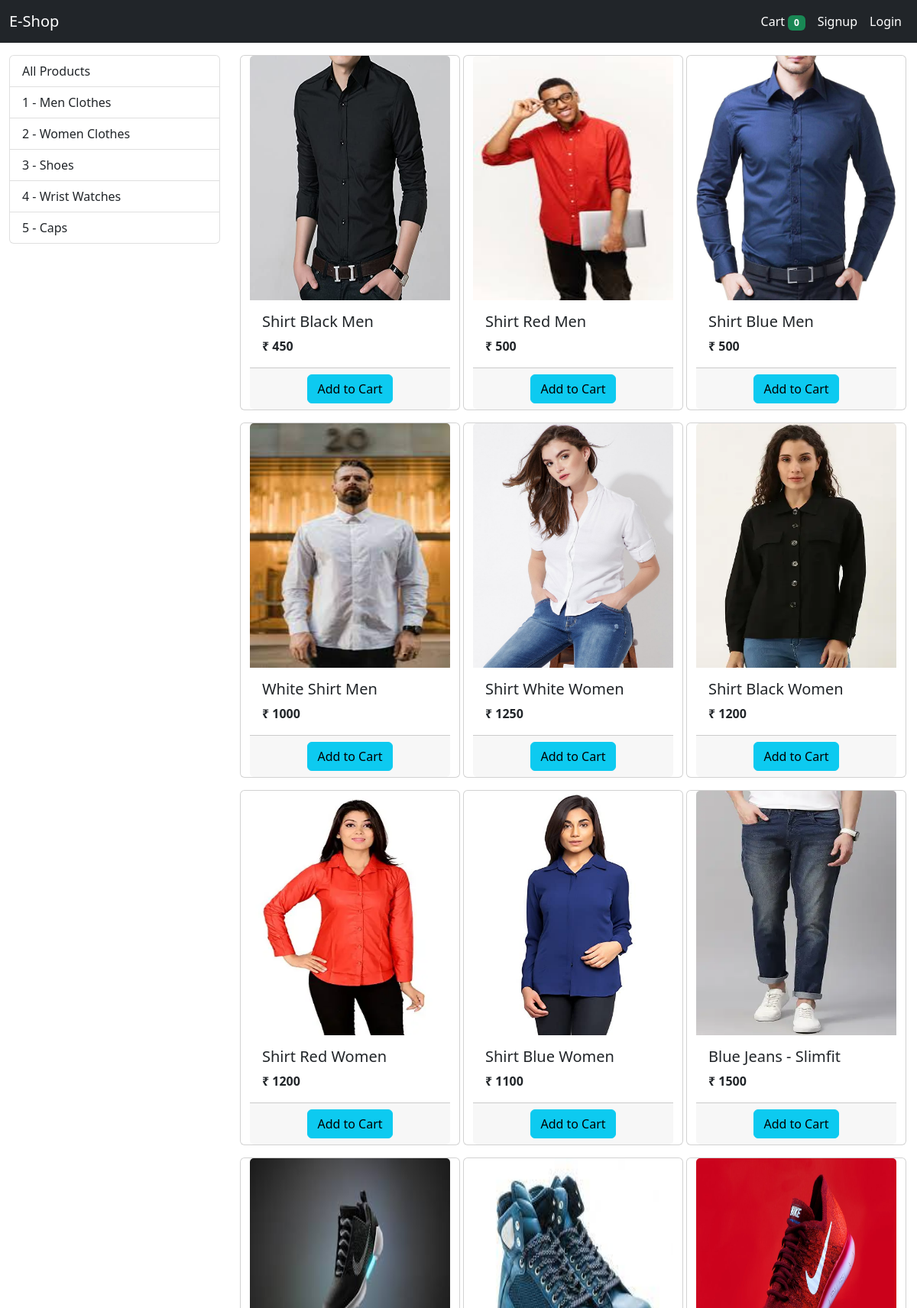
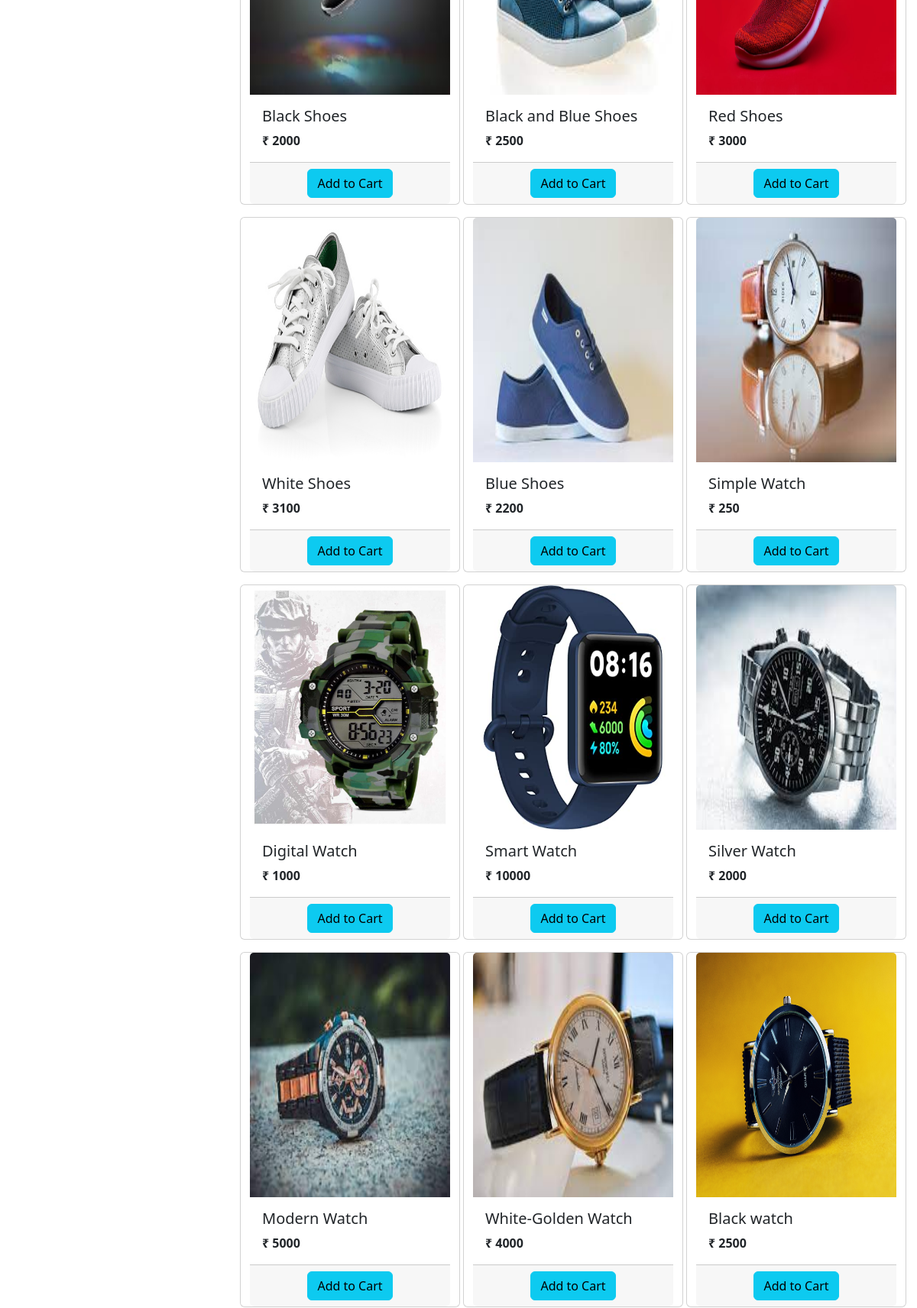
The page / (upper part) on the database its author committed (2 pictures, top to bottom).
### store/models/category.py (models this page shows, shortened)
class Categories(models.Model):
    name = models.CharField(max_length= 20)
    def get_all_categories():
        return Categories.objects.all()

### store/models/product.py (models this page shows, shortened)
class Product(models.Model):
    name = models.CharField(max_length= 50)
    price = models.IntegerField(default=0)
    category = models.ForeignKey(Categories, on_delete=models.CASCADE, default=1)
    description = models.CharField(max_length=200, default='')
    image = models.ImageField(upload_to='uploads/products/')
    @staticmethod
    def get_all_products():
        return Product.objects.all()

### store/views.py (the view, shortened to what this page needs)
# urls.py: path('', Index.as_view(), name='homepage'),
class Index(View):
    def get(self, request):
        products = None
        cart = request.session.get('cart')
        if not cart:
            request.session.cart = {}
        categories = Categories.get_all_categories()
        print(request.GET)
        category_id = request.GET.get('category_id')
        print("hi---- ",category_id )
        if category_id:
            products = Product.get_all_products_by_category_id(category_id)
        else:
            products = Product.get_all_products()
        data ={}
        data['products'] = products
        data['categories'] = categories
        return render(request, 'index.html', data)

### store/templatetags/cart.py (called while the page is built)
@register.filter(name = 'is_in_cart')
def is_in_cart(product , cart):
    print("Pro and car---- ",product , cart)
    keys = cart.keys()
    print("hi-----c",keys)
    for id in keys:
        if id is None:
            return False
        elif int(id) == product.id:
            return True
    print(product, cart)
    return False

### store/templatetags/custom_filter.py (called while the page is built)
@register.filter(name = 'currency')
def currency(number):
    return "₹ "+str(number)

### store/templates/index.html (shortened to what this page needs)
{% extends 'base.html' %}
{% block content %}
{% load cart %}
{% load custom_filter %}
            <div class="container-fluid mt-3">
              <div class= "row">
                <div class = "col-lg-3 mx-auto">
                  <div class="list-group">
                    <a href="/" class="list-group-item list-group-item-action" aria-current="true">
                      All Products
                    </a>
                    {% for category in categories %}
                    <a href="/?category_id={{category.id}}" class="list-group-item list-group-item-action" aria-current="true">
                      {{category.id}} - {{category.name}}
                    </a>
                    {% endfor %}
                  </div>
                </div>
                <div id="products" class= "col-lg-9 mx-auto">
                  <div class="row mx-auto" >
                    {% for product in products %}
                    <div class="card mx-auto mb-3" id = {{product.id}} style="width: 18rem">
                        <img src="{{product.image}} " class="card-img-top" style="height: 20rem" alt="...">
                        <div class="card-body">
                          <h5 class="card-title">{{product.name}}</h5>
                          <p class="card-text"><b>{{product.price|currency}}</b></p>
                        </div>
                        <div class='card-footer p-0'>
                          {% if product|is_in_cart:request.session.cart %}
                          <div class="row no-gutters">
                            <form action="/#{{product.id}}" method="POST" class= "col-3"> {% csrf_token %}
                              <input name = "product" hidden type="text" value="{{product.id}}"></input>
                              <input name = "remove" hidden type="text" value="True"></input>
                              <input type="submit" value = "  -  " class = "btn btn-block btn-secondary">
                            </form>
                            <div class="text-center col"> {{product|cart_quantity:request.session.cart}} in Cart
                            </div>
                            <form action="/#{{product.id}}" method="POST" class= "col-3"> {% csrf_token %}
                              <input name = "product" hidden type="text" value="{{product.id}}"></input>
                              <input type="submit" value = "  +  " class = "btn btn-block btn-secondary">
                            </form>
                          </div>
                          {% else %}
                          <form action="/#{{product.id}}" method="POST" class="text-center"> {% csrf_token %}
                            <input class="btn btn-info mt-2 mb-2" type="submit" value = "Add to Cart" href="#" class="btn btn-light border border-primary btn-sm"></input>
                          </form>
                          {% endif %}
                        </div>
                    </div>
                    {% endfor %}
                  </div>
                </div>
              </div>
            </div>
{% endblock  %}

### rows shown on the page
Categories: id "1", name "Men Clothes"
Categories: id "2", name "Women Clothes"
Categories: id "3", name "Shoes"
Categories: id "4", name "Wrist Watches"
Categories: id "5", name "Caps"
Product: {{ product.id }} 1 (drawn), image (picture), name "Shirt Black Men", price "₹ 450"
Product: image (picture), name "Shirt Red Men", price "₹ 500"
Product: image (picture), name "Shirt Blue Men", price "₹ 500"
Product: image (picture), name "White Shirt Men", price "₹ 1000"
Product: image (picture), name "Shirt White Women", price "₹ 1250"
Product: image (picture), name "Shirt Black Women", price "₹ 1200"
Product: image (picture), name "Shirt Red Women", price "₹ 1200"
Product: image (picture), name "Shirt Blue Women", price "₹ 1100"
Product: image (picture), name "Blue Jeans - Slimfit", price "₹ 1500"
Product: image (picture), name "Black Shoes", price "₹ 2000"
Product: image (picture), name "Black and Blue Shoes", price "₹ 2500"
Product: image (picture), name "Red Shoes", price "₹ 3000"
Product: image (picture), name "White Shoes", price "₹ 3100"
Product: image (picture), name "Blue Shoes", price "₹ 2200"
Product: image (picture), name "Simple Watch", price "₹ 250"
Product: image (picture), name "Digital Watch", price "₹ 1000"
Product: image (picture), name "Smart Watch", price "₹ 10000"
Product: {{ product.id }} 18 (drawn), image (picture), name "Silver Watch", price "₹ 2000"
Product: image (picture), name "Modern Watch", price "₹ 5000"
Product: image (picture), name "White-Golden Watch", price "₹ 4000"
Product: image (picture), name "Black watch", price "₹ 2500"

### other values the page prints
{{ request.session.cart.keys|length }} "0"
